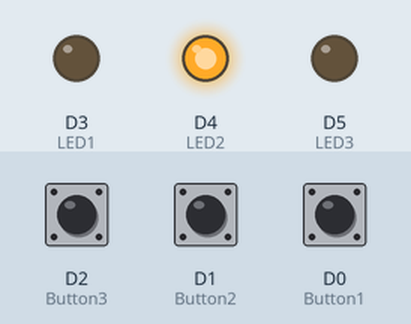
A sketch run on a simulated ESP8266 (NodeMCU). Shown: output pins drawn as LEDs (lit = HIGH). The test bench sets the inputs (shaded band); at power-on: D2 (Button3) HIGH, D0 (Button1) HIGH, D1 (Button2) HIGH.

Above: at 1.2 s.
1.3 s: D2 (Button3) pulled LOW for 3.2 s
At 4.4 s:
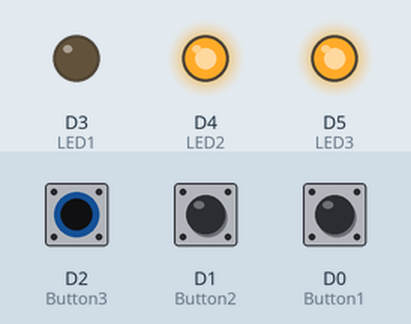
6.0 s: D0 (Button1) pulled LOW for 0.15 s
At 7.1 s:
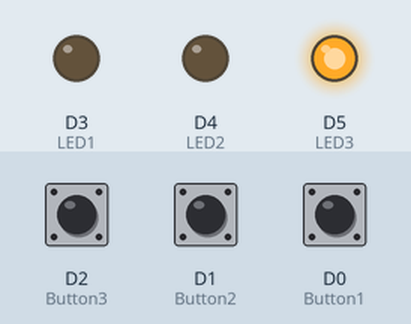
7.6 s: D1 (Button2) pulled LOW for 0.15 s
At 8.3 s:
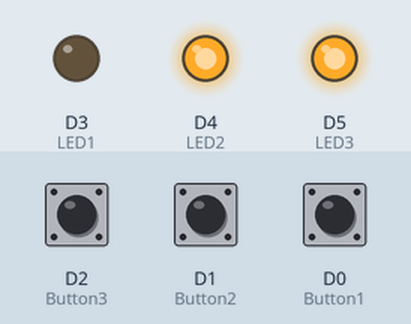
9.2 s: D1 (Button2) pulled LOW for 1 s
At 9.5 s:
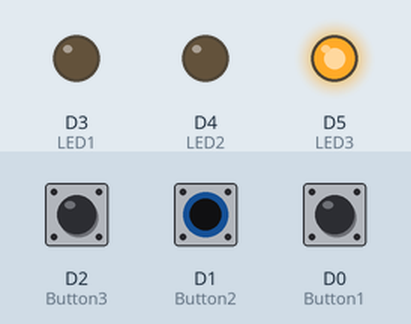
11.7 s: D2 (Button3) pulsed LOW 2 times (0.12 s each, 0.3 s apart)
At 12.9 s:
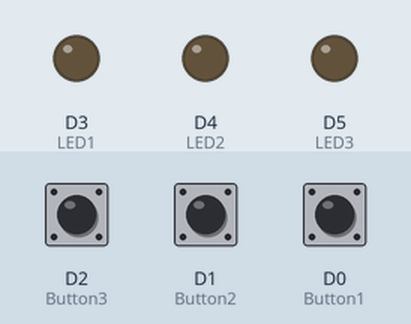
Timing chart, 0 to 14.7 s (numbered marks = the images above; inputs shaded):
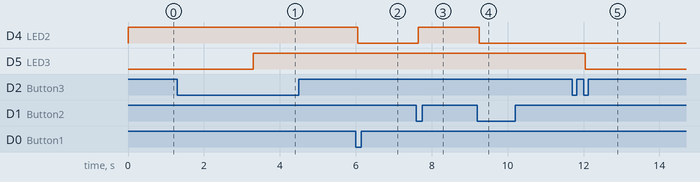

The sketch:

firmware.ino
```cpp
int Button1 = D0;
int Button2 = D1;
int Button3 = D2;

int LED1 = D3;
int LED2 = D4;
int LED3 = D5;

long But1Time = 0;
long But2time = 0;

bool LED1State = false;
bool LED2State = false;
bool LED3State = false;

bool LastButton1 = HIGH;
bool LastButton2 = HIGH;
bool LastButton3 = HIGH;

long PressStart3 = 0;
long LastPress3 = 0;

void setup(){

  pinMode(Button1,INPUT_PULLUP);
  pinMode(Button2,INPUT_PULLUP);
  pinMode(Button3,INPUT_PULLUP);

  pinMode(LED1,OUTPUT);
  pinMode(LED2,OUTPUT);
  pinMode(LED3,OUTPUT);
}

void loop(){

  bool CurrentButton1 = digitalRead(Button1);
  bool CurrentButton2 = digitalRead(Button2);
  bool CurrentButton3 = digitalRead(Button3);

  if(CurrentButton1 == LOW && LastButton1 ==
  HIGH){
    LED1State = !LED1State;

    But1Time = millis();

    delay(50);
  }

  if (CurrentButton2 == LOW && LastButton2 ==
  HIGH){

    LED2State =!LED2State;

    But2time = millis();

    delay(50);
  }

  if(abs(But2time - But1Time)<=2000){

    digitalWrite(LED2,HIGH);
  }else{
    digitalWrite(LED2,LED2State);
  }

if(CurrentButton3 == LOW && LastButton3 ==
HIGH){
  PressStart3 = millis();
}
if (CurrentButton3 == LOW){
  if (millis()- PressStart3 >= 2000){
    LED3State = true;
  }
}

if(CurrentButton3 == LOW && LastButton3 ==
HIGH){
  if (millis() - LastPress3 <= 400){
    LED3State = false;
  }
  LastPress3 = millis();
  delay(50);
}
digitalWrite(LED3,LED3State);

LastButton1 = CurrentButton1;
LastButton2 = CurrentButton2;
LastButton3 = CurrentButton3;
}
```

firmware.cpp
```cpp

```

main.cpp
```cpp

```

srcfirmware.cpp
```cpp
#include <Arduino.h>

const int Button1 = D0;
const int Button2 = D1;
const int Button3 = D2;
const int LED1 = D3;
const int LED2 = D4;
const int LED3 = D5;
```

Measured:
- after the input at 1.3 s, D5 (LED3): LOW → HIGH after 2.0 s
- after the input at 6.0 s, D4 (LED2): HIGH → LOW after 0.05 s
- after the input at 7.6 s, D4 (LED2): LOW → HIGH after 0.05 s
- after the input at 9.2 s, D4 (LED2): HIGH → LOW after 0.05 s
- after the input at 11.7 s, D5 (LED3): HIGH → LOW after 0.35 s
